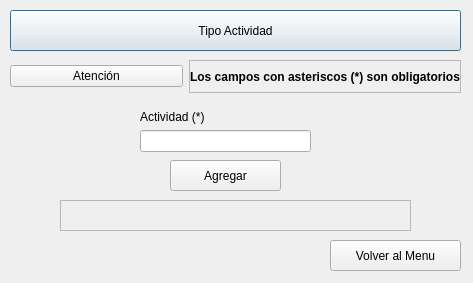
<?xml version="1.0" encoding="UTF-8"?>
<ui version="4.0">
 <class>DialogTipoActividad</class>
 <widget class="QDialog" name="DialogTipoActividad">
  <property name="geometry">
   <rect>
    <x>0</x>
    <y>0</y>
    <width>473</width>
    <height>283</height>
   </rect>
  </property>
  <property name="windowTitle">
   <string>Dialog</string>
  </property>
  <property name="windowIcon">
   <iconset>
    <activeon>:/icons/pix/oxygen/48x48/actions/bookmark-new.png</activeon>
   </iconset>
  </property>
  <widget class="QPushButton" name="pushButton">
   <property name="geometry">
    <rect>
     <x>10</x>
     <y>10</y>
     <width>451</width>
     <height>41</height>
    </rect>
   </property>
   <property name="text">
    <string>Tipo Actividad</string>
   </property>
   <property name="icon">
    <iconset>
     <activeon>:/icons/pix/oxygen/48x48/actions/bookmark-new.png</activeon>
    </iconset>
   </property>
   <property name="iconSize">
    <size>
     <width>32</width>
     <height>32</height>
    </size>
   </property>
  </widget>
  <widget class="QPushButton" name="agregar">
   <property name="geometry">
    <rect>
     <x>170</x>
     <y>160</y>
     <width>111</width>
     <height>31</height>
    </rect>
   </property>
   <property name="text">
    <string>Agregar</string>
   </property>
   <property name="icon">
    <iconset>
     <activeon>:/icons/pix/oxygen/48x48/actions/mail-mark-notjunk.png</activeon>
    </iconset>
   </property>
   <property name="iconSize">
    <size>
     <width>22</width>
     <height>22</height>
    </size>
   </property>
  </widget>
  <widget class="QPushButton" name="back">
   <property name="geometry">
    <rect>
     <x>330</x>
     <y>240</y>
     <width>131</width>
     <height>31</height>
    </rect>
   </property>
   <property name="text">
    <string>Volver al Menu</string>
   </property>
   <property name="icon">
    <iconset>
     <activeon>:/icons/pix/oxygen/48x48/actions/go-first-view.png</activeon>
    </iconset>
   </property>
   <property name="iconSize">
    <size>
     <width>22</width>
     <height>22</height>
    </size>
   </property>
  </widget>
  <widget class="QLabel" name="mensaje">
   <property name="geometry">
    <rect>
     <x>60</x>
     <y>200</y>
     <width>351</width>
     <height>31</height>
    </rect>
   </property>
   <property name="font">
    <font>
     <weight>75</weight>
     <bold>true</bold>
    </font>
   </property>
   <property name="frameShape">
    <enum>QFrame::StyledPanel</enum>
   </property>
   <property name="frameShadow">
    <enum>QFrame::Raised</enum>
   </property>
   <property name="text">
    <string/>
   </property>
   <property name="alignment">
    <set>Qt::AlignCenter</set>
   </property>
  </widget>
  <widget class="QWidget" name="layoutWidget">
   <property name="geometry">
    <rect>
     <x>140</x>
     <y>110</y>
     <width>171</width>
     <height>42</height>
    </rect>
   </property>
   <layout class="QVBoxLayout" name="verticalLayout">
    <item>
     <widget class="QLabel" name="label">
      <property name="text">
       <string>Actividad (*)</string>
      </property>
     </widget>
    </item>
    <item>
     <widget class="QLineEdit" name="actividad">
      <property name="alignment">
       <set>Qt::AlignRight|Qt::AlignTrailing|Qt::AlignVCenter</set>
      </property>
     </widget>
    </item>
   </layout>
  </widget>
  <widget class="QWidget" name="layoutWidget_2">
   <property name="geometry">
    <rect>
     <x>10</x>
     <y>60</y>
     <width>451</width>
     <height>33</height>
    </rect>
   </property>
   <layout class="QHBoxLayout" name="horizontalLayout_8">
    <item>
     <widget class="QPushButton" name="pushButton_2">
      <property name="text">
       <string>Atención</string>
      </property>
      <property name="icon">
       <iconset>
        <activeon>:/icons/pix/oxygen/48x48/status/security-medium.png</activeon>
       </iconset>
      </property>
      <property name="iconSize">
       <size>
        <width>22</width>
        <height>22</height>
       </size>
      </property>
     </widget>
    </item>
    <item>
     <widget class="QLabel" name="label_11">
      <property name="font">
       <font>
        <weight>75</weight>
        <bold>true</bold>
       </font>
      </property>
      <property name="frameShape">
       <enum>QFrame::StyledPanel</enum>
      </property>
      <property name="frameShadow">
       <enum>QFrame::Raised</enum>
      </property>
      <property name="text">
       <string>Los campos con asteriscos (*) son obligatorios</string>
      </property>
      <property name="alignment">
       <set>Qt::AlignCenter</set>
      </property>
     </widget>
    </item>
   </layout>
  </widget>
 </widget>
 <resources/>
 <connections/>
</ui>
